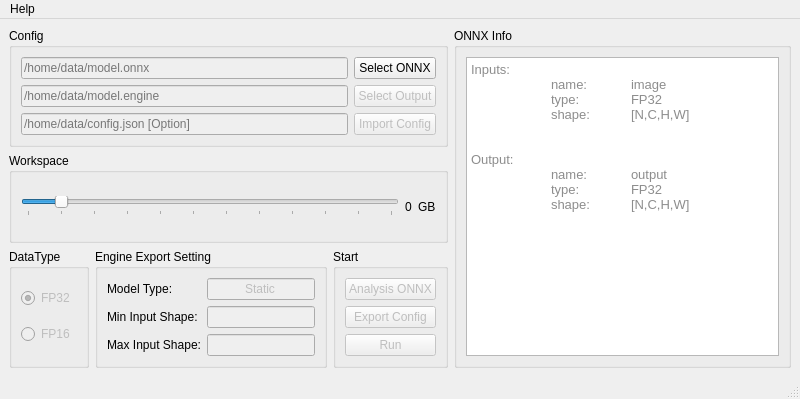
<?xml version="1.0" encoding="UTF-8"?>
<ui version="4.0">
 <class>ONNX2Engine</class>
 <widget class="QMainWindow" name="ONNX2Engine">
  <property name="geometry">
   <rect>
    <x>0</x>
    <y>0</y>
    <width>800</width>
    <height>399</height>
   </rect>
  </property>
  <property name="windowTitle">
   <string>TRT Export</string>
  </property>
  <widget class="QWidget" name="centralwidget">
   <layout class="QHBoxLayout" name="horizontalLayout_4">
    <item>
     <layout class="QVBoxLayout" name="verticalLayout_5">
      <item>
       <widget class="QGroupBox" name="groupBox_config">
        <property name="title">
         <string>Config</string>
        </property>
        <layout class="QVBoxLayout" name="verticalLayout_7">
         <item>
          <layout class="QGridLayout" name="gridLayout">
           <item row="0" column="1">
            <widget class="QPushButton" name="pushButton_onnx_input">
             <property name="sizePolicy">
              <sizepolicy hsizetype="Preferred" vsizetype="Fixed">
               <horstretch>0</horstretch>
               <verstretch>0</verstretch>
              </sizepolicy>
             </property>
             <property name="text">
              <string>Select ONNX</string>
             </property>
            </widget>
           </item>
           <item row="1" column="0">
            <widget class="QLineEdit" name="lineEdit_output">
             <property name="enabled">
              <bool>false</bool>
             </property>
             <property name="sizePolicy">
              <sizepolicy hsizetype="Preferred" vsizetype="Fixed">
               <horstretch>200</horstretch>
               <verstretch>0</verstretch>
              </sizepolicy>
             </property>
             <property name="readOnly">
              <bool>true</bool>
             </property>
             <property name="placeholderText">
              <string>/home/data/model.engine</string>
             </property>
            </widget>
           </item>
           <item row="2" column="1">
            <widget class="QPushButton" name="pushButton_input_config">
             <property name="enabled">
              <bool>false</bool>
             </property>
             <property name="sizePolicy">
              <sizepolicy hsizetype="Preferred" vsizetype="Fixed">
               <horstretch>0</horstretch>
               <verstretch>0</verstretch>
              </sizepolicy>
             </property>
             <property name="text">
              <string>Import Config</string>
             </property>
            </widget>
           </item>
           <item row="2" column="0">
            <widget class="QLineEdit" name="lineEdit_input_config">
             <property name="enabled">
              <bool>false</bool>
             </property>
             <property name="sizePolicy">
              <sizepolicy hsizetype="Preferred" vsizetype="Fixed">
               <horstretch>200</horstretch>
               <verstretch>0</verstretch>
              </sizepolicy>
             </property>
             <property name="readOnly">
              <bool>true</bool>
             </property>
             <property name="placeholderText">
              <string>/home/data/config.json [Option]</string>
             </property>
            </widget>
           </item>
           <item row="1" column="1">
            <widget class="QPushButton" name="pushButton_output">
             <property name="enabled">
              <bool>false</bool>
             </property>
             <property name="sizePolicy">
              <sizepolicy hsizetype="Preferred" vsizetype="Fixed">
               <horstretch>0</horstretch>
               <verstretch>0</verstretch>
              </sizepolicy>
             </property>
             <property name="text">
              <string>Select Output</string>
             </property>
            </widget>
           </item>
           <item row="0" column="0">
            <widget class="QLineEdit" name="lineEdit_onnx_input">
             <property name="enabled">
              <bool>false</bool>
             </property>
             <property name="sizePolicy">
              <sizepolicy hsizetype="Preferred" vsizetype="Fixed">
               <horstretch>200</horstretch>
               <verstretch>0</verstretch>
              </sizepolicy>
             </property>
             <property name="baseSize">
              <size>
               <width>0</width>
               <height>0</height>
              </size>
             </property>
             <property name="readOnly">
              <bool>true</bool>
             </property>
             <property name="placeholderText">
              <string>/home/data/model.onnx</string>
             </property>
            </widget>
           </item>
          </layout>
         </item>
        </layout>
       </widget>
      </item>
      <item>
       <widget class="QGroupBox" name="groupBox_workspace">
        <property name="title">
         <string>Workspace</string>
        </property>
        <layout class="QHBoxLayout" name="horizontalLayout_2">
         <item>
          <widget class="QSlider" name="horizontalSlider_workspace">
           <property name="minimum">
            <number>1</number>
           </property>
           <property name="maximum">
            <number>12</number>
           </property>
           <property name="singleStep">
            <number>1</number>
           </property>
           <property name="value">
            <number>2</number>
           </property>
           <property name="tracking">
            <bool>true</bool>
           </property>
           <property name="orientation">
            <enum>Qt::Horizontal</enum>
           </property>
           <property name="tickPosition">
            <enum>QSlider::TicksBelow</enum>
           </property>
           <property name="tickInterval">
            <number>1</number>
           </property>
          </widget>
         </item>
         <item>
          <widget class="QLabel" name="label_workspace_number">
           <property name="text">
            <string>0</string>
           </property>
          </widget>
         </item>
         <item>
          <widget class="QLabel" name="label_workspace_gb">
           <property name="text">
            <string>GB</string>
           </property>
          </widget>
         </item>
        </layout>
       </widget>
      </item>
      <item>
       <layout class="QHBoxLayout" name="horizontalLayout_3">
        <item>
         <widget class="QGroupBox" name="groupBox_datatype">
          <property name="title">
           <string>DataType</string>
          </property>
          <layout class="QVBoxLayout" name="verticalLayout">
           <item>
            <widget class="QRadioButton" name="radioButton_fp32">
             <property name="enabled">
              <bool>false</bool>
             </property>
             <property name="text">
              <string>FP32</string>
             </property>
             <property name="checked">
              <bool>true</bool>
             </property>
            </widget>
           </item>
           <item>
            <widget class="QRadioButton" name="radioButton_fp16">
             <property name="enabled">
              <bool>false</bool>
             </property>
             <property name="text">
              <string>FP16</string>
             </property>
            </widget>
           </item>
          </layout>
         </widget>
        </item>
        <item>
         <widget class="QGroupBox" name="groupBox_model_info">
          <property name="title">
           <string>Engine Export Setting</string>
          </property>
          <layout class="QHBoxLayout" name="horizontalLayout">
           <item>
            <layout class="QVBoxLayout" name="verticalLayout_3">
             <item>
              <widget class="QLabel" name="label_model_type">
               <property name="sizePolicy">
                <sizepolicy hsizetype="Maximum" vsizetype="Preferred">
                 <horstretch>0</horstretch>
                 <verstretch>0</verstretch>
                </sizepolicy>
               </property>
               <property name="text">
                <string>Model Type:</string>
               </property>
              </widget>
             </item>
             <item>
              <widget class="QLabel" name="label_min_shape">
               <property name="text">
                <string>Min Input Shape:</string>
               </property>
              </widget>
             </item>
             <item>
              <widget class="QLabel" name="label_max_shape">
               <property name="text">
                <string>Max Input Shape:</string>
               </property>
              </widget>
             </item>
            </layout>
           </item>
           <item>
            <layout class="QVBoxLayout" name="verticalLayout_4">
             <item>
              <widget class="QLineEdit" name="lineEdit_model_type">
               <property name="enabled">
                <bool>false</bool>
               </property>
               <property name="sizePolicy">
                <sizepolicy hsizetype="Expanding" vsizetype="Fixed">
                 <horstretch>200</horstretch>
                 <verstretch>0</verstretch>
                </sizepolicy>
               </property>
               <property name="text">
                <string>Static</string>
               </property>
               <property name="alignment">
                <set>Qt::AlignCenter</set>
               </property>
               <property name="readOnly">
                <bool>true</bool>
               </property>
               <property name="placeholderText">
                <string/>
               </property>
              </widget>
             </item>
             <item>
              <widget class="QLineEdit" name="lineEdit_min_shape">
               <property name="enabled">
                <bool>false</bool>
               </property>
               <property name="sizePolicy">
                <sizepolicy hsizetype="Expanding" vsizetype="Fixed">
                 <horstretch>200</horstretch>
                 <verstretch>0</verstretch>
                </sizepolicy>
               </property>
               <property name="alignment">
                <set>Qt::AlignCenter</set>
               </property>
               <property name="readOnly">
                <bool>true</bool>
               </property>
               <property name="placeholderText">
                <string/>
               </property>
              </widget>
             </item>
             <item>
              <widget class="QLineEdit" name="lineEdit_max_shape">
               <property name="enabled">
                <bool>false</bool>
               </property>
               <property name="sizePolicy">
                <sizepolicy hsizetype="Expanding" vsizetype="Fixed">
                 <horstretch>200</horstretch>
                 <verstretch>0</verstretch>
                </sizepolicy>
               </property>
               <property name="alignment">
                <set>Qt::AlignCenter</set>
               </property>
               <property name="readOnly">
                <bool>true</bool>
               </property>
               <property name="placeholderText">
                <string/>
               </property>
              </widget>
             </item>
            </layout>
           </item>
          </layout>
         </widget>
        </item>
        <item>
         <widget class="QGroupBox" name="groupBox_btn">
          <property name="title">
           <string>Start</string>
          </property>
          <layout class="QVBoxLayout" name="verticalLayout_2">
           <item>
            <widget class="QPushButton" name="pushButton_analysis_onnx">
             <property name="enabled">
              <bool>false</bool>
             </property>
             <property name="text">
              <string>Analysis ONNX</string>
             </property>
            </widget>
           </item>
           <item>
            <widget class="QPushButton" name="pushButton_export_config">
             <property name="enabled">
              <bool>false</bool>
             </property>
             <property name="text">
              <string>Export Config</string>
             </property>
            </widget>
           </item>
           <item>
            <widget class="QPushButton" name="pushButton_run">
             <property name="enabled">
              <bool>false</bool>
             </property>
             <property name="text">
              <string>Run</string>
             </property>
            </widget>
           </item>
          </layout>
         </widget>
        </item>
       </layout>
      </item>
     </layout>
    </item>
    <item>
     <widget class="QGroupBox" name="groupBox">
      <property name="title">
       <string>ONNX Info</string>
      </property>
      <layout class="QVBoxLayout" name="verticalLayout_8">
       <item>
        <widget class="QTextEdit" name="textEdit_onnx_info">
         <property name="enabled">
          <bool>true</bool>
         </property>
         <property name="readOnly">
          <bool>true</bool>
         </property>
         <property name="html">
          <string>&lt;!DOCTYPE HTML PUBLIC &quot;-//W3C//DTD HTML 4.0//EN&quot; &quot;http://www.w3.org/TR/REC-html40/strict.dtd&quot;&gt;
&lt;html&gt;&lt;head&gt;&lt;meta name=&quot;qrichtext&quot; content=&quot;1&quot; /&gt;&lt;style type=&quot;text/css&quot;&gt;
p, li { white-space: pre-wrap; }
&lt;/style&gt;&lt;/head&gt;&lt;body style=&quot; font-family:'SimSun'; font-size:9pt; font-weight:400; font-style:normal;&quot;&gt;
&lt;p style=&quot; margin-top:0px; margin-bottom:0px; margin-left:0px; margin-right:0px; -qt-block-indent:0; text-indent:0px;&quot;&gt;&lt;span style=&quot; font-family:'Microsoft YaHei UI'; font-size:10pt; color:#8d8d8d;&quot;&gt;Inputs:&lt;/span&gt;&lt;/p&gt;
&lt;p style=&quot; margin-top:0px; margin-bottom:0px; margin-left:0px; margin-right:0px; -qt-block-indent:0; text-indent:0px;&quot;&gt;&lt;span style=&quot; font-family:'Microsoft YaHei UI'; font-size:10pt; color:#8d8d8d;&quot;&gt;	name:	image&lt;/span&gt;&lt;/p&gt;
&lt;p style=&quot; margin-top:0px; margin-bottom:0px; margin-left:0px; margin-right:0px; -qt-block-indent:0; text-indent:0px;&quot;&gt;&lt;span style=&quot; font-family:'Microsoft YaHei UI'; font-size:10pt; color:#8d8d8d;&quot;&gt;	type:	FP32&lt;/span&gt;&lt;/p&gt;
&lt;p style=&quot; margin-top:0px; margin-bottom:0px; margin-left:0px; margin-right:0px; -qt-block-indent:0; text-indent:0px;&quot;&gt;&lt;span style=&quot; font-family:'Microsoft YaHei UI'; font-size:10pt; color:#8d8d8d;&quot;&gt;	shape:	[N,C,H,W]&lt;/span&gt;&lt;/p&gt;
&lt;p style=&quot;-qt-paragraph-type:empty; margin-top:0px; margin-bottom:0px; margin-left:0px; margin-right:0px; -qt-block-indent:0; text-indent:0px; font-family:'Microsoft YaHei UI'; font-size:10pt; color:#8d8d8d;&quot;&gt;&lt;br /&gt;&lt;/p&gt;
&lt;p style=&quot;-qt-paragraph-type:empty; margin-top:0px; margin-bottom:0px; margin-left:0px; margin-right:0px; -qt-block-indent:0; text-indent:0px; font-family:'Microsoft YaHei UI'; font-size:10pt; color:#8d8d8d;&quot;&gt;&lt;br /&gt;&lt;/p&gt;
&lt;p style=&quot; margin-top:0px; margin-bottom:0px; margin-left:0px; margin-right:0px; -qt-block-indent:0; text-indent:0px;&quot;&gt;&lt;span style=&quot; font-family:'Microsoft YaHei UI'; font-size:10pt; color:#8d8d8d;&quot;&gt;Output:&lt;/span&gt;&lt;/p&gt;
&lt;p style=&quot; margin-top:0px; margin-bottom:0px; margin-left:0px; margin-right:0px; -qt-block-indent:0; text-indent:0px;&quot;&gt;&lt;span style=&quot; font-family:'Microsoft YaHei UI'; font-size:10pt; color:#8d8d8d;&quot;&gt;	name:	output&lt;/span&gt;&lt;/p&gt;
&lt;p style=&quot; margin-top:0px; margin-bottom:0px; margin-left:0px; margin-right:0px; -qt-block-indent:0; text-indent:0px;&quot;&gt;&lt;span style=&quot; font-family:'Microsoft YaHei UI'; font-size:10pt; color:#8d8d8d;&quot;&gt;	type:	FP32&lt;/span&gt;&lt;/p&gt;
&lt;p style=&quot; margin-top:0px; margin-bottom:0px; margin-left:0px; margin-right:0px; -qt-block-indent:0; text-indent:0px;&quot;&gt;&lt;span style=&quot; font-family:'Microsoft YaHei UI'; font-size:10pt; color:#8d8d8d;&quot;&gt;	shape:	[N,C,H,W]&lt;/span&gt;&lt;/p&gt;&lt;/body&gt;&lt;/html&gt;</string>
         </property>
        </widget>
       </item>
      </layout>
     </widget>
    </item>
   </layout>
  </widget>
  <widget class="QMenuBar" name="menubar">
   <property name="geometry">
    <rect>
     <x>0</x>
     <y>0</y>
     <width>800</width>
     <height>23</height>
    </rect>
   </property>
   <widget class="QMenu" name="menu_help">
    <property name="title">
     <string>Help</string>
    </property>
    <addaction name="action_github"/>
    <addaction name="action_gitee"/>
   </widget>
   <addaction name="menu_help"/>
  </widget>
  <widget class="QStatusBar" name="statusbar"/>
  <action name="action_chinese">
   <property name="text">
    <string>Chinese</string>
   </property>
  </action>
  <action name="action_english">
   <property name="text">
    <string>English</string>
   </property>
  </action>
  <action name="action_github">
   <property name="text">
    <string>Github</string>
   </property>
  </action>
  <action name="action_gitee">
   <property name="text">
    <string>Gitee</string>
   </property>
  </action>
 </widget>
 <resources/>
 <connections/>
</ui>
